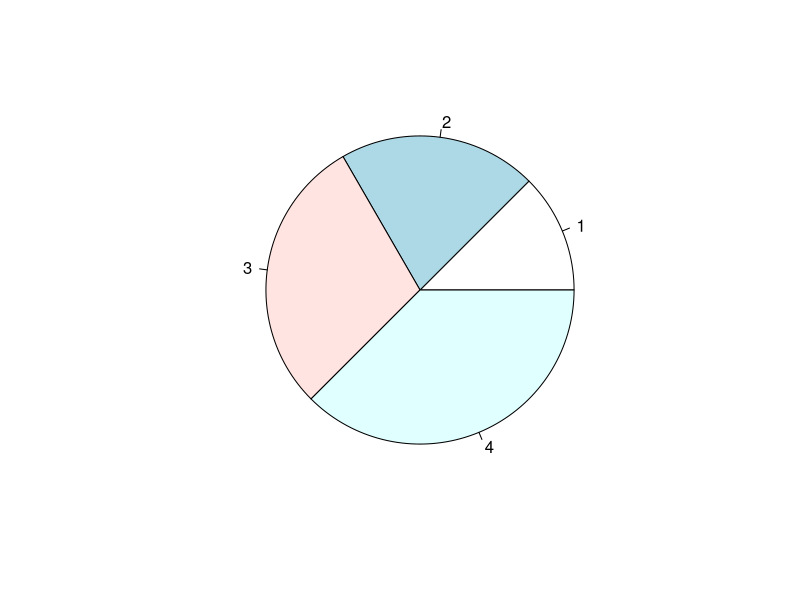
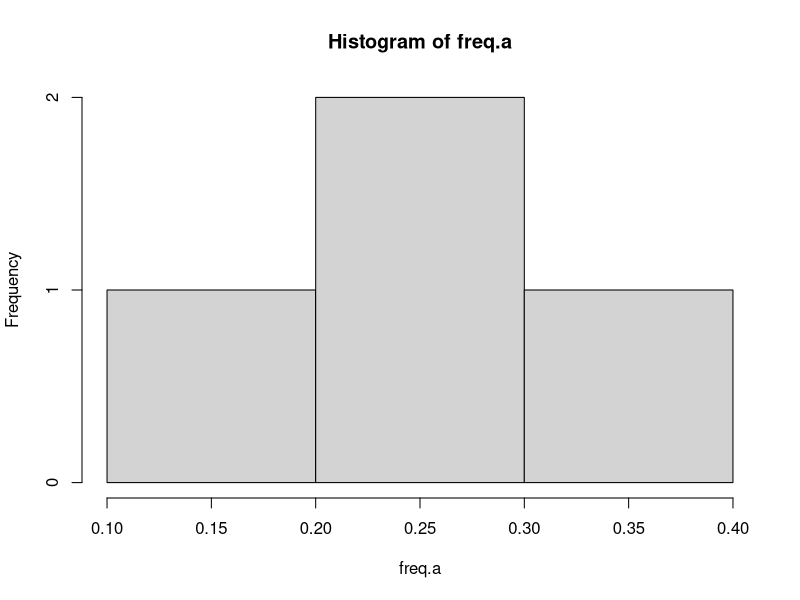
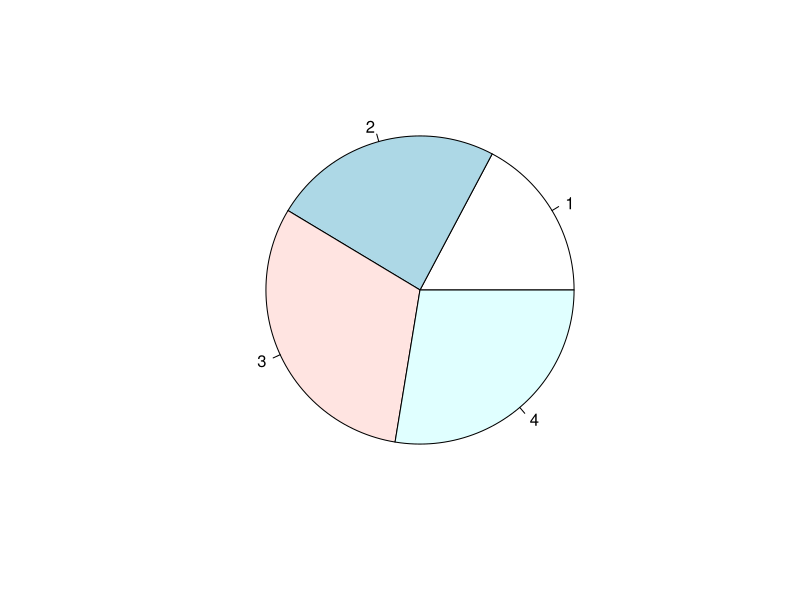
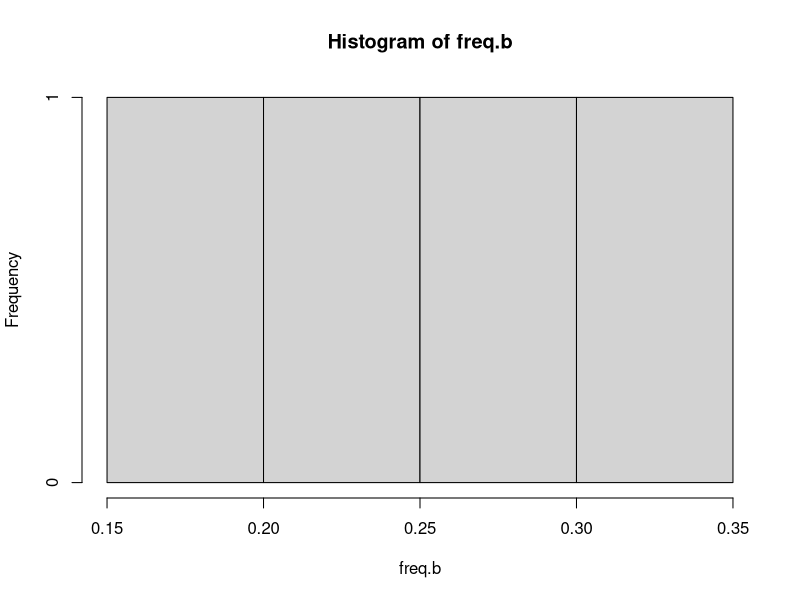

Generate these figures, in order, with R:
a=c('10-20', '20-30', '30-40', '40-50')
a
a1=c(15,25,35,45)
a1
b=c(5, 7, 9, 8)
b
df=data.frame(a,a1,b)
df
c=a1*b
c
d=sum(c)
d
mean=d/sum(b)
mean
freq.a=a1/sum(a1)
freq.a
pie(freq.a)
hist(freq.a)
freq.b=b/sum(b)
freq.b
pie(freq.b)
hist(freq.b)
